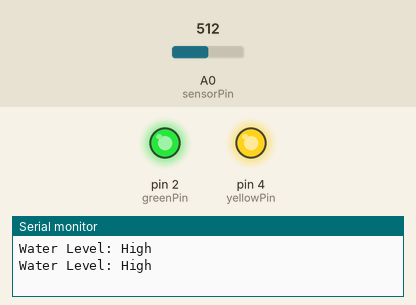
A sketch run on a simulated Arduino Uno, built with avr-gcc and run on an emulated ATmega328P. Shown: output pins drawn as LEDs (lit = HIGH), the last lines printed to the serial monitor. The test bench sets the inputs (shaded band); at power-on: A0 (sensorPin) = 512. Pins used as bus, display or sensor lines are not drawn.

Above: at 1.8 s.
1.9 s: A0 (sensorPin) set to 498
At 2.3 s:
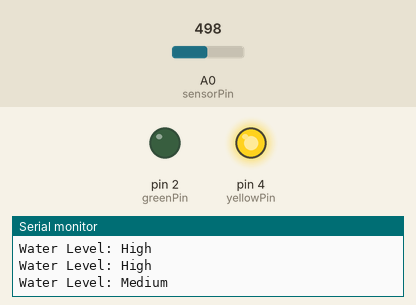
3.5 s: A0 (sensorPin) set to 412
5.2 s: A0 (sensorPin) set to 386
At 6.8 s:
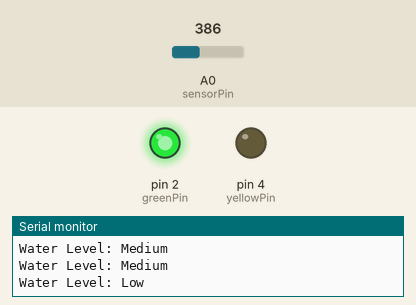
7.5 s: A0 (sensorPin) set to 0
At 9.1 s:
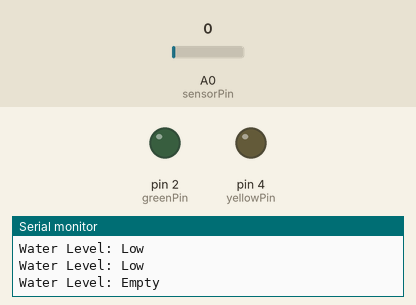
9.5 s: A0 (sensorPin) set to 122
At 11.3 s:
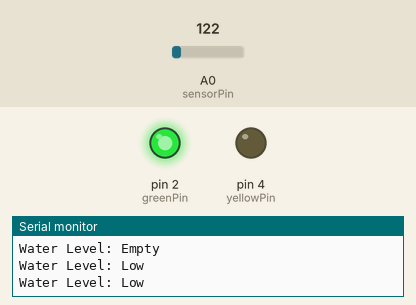
11.6 s: A0 (sensorPin) set to 410
At 12.5 s:
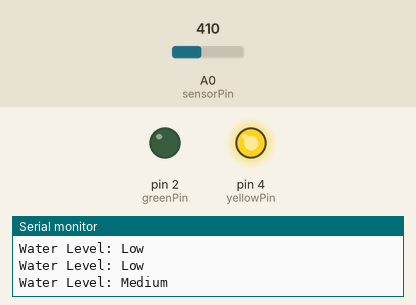
Timing chart, 0 to 14.6 s (numbered marks = the images above; inputs shaded):
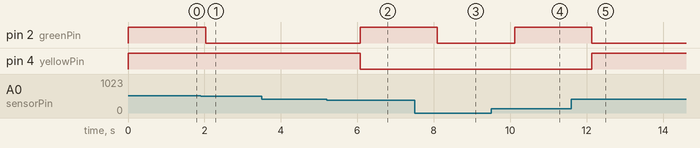

The sketch:

water_level_sensor.ino
```cpp
#define sensorPower 7
#define sensorPin A0
int read_value = 0;
int greenPin=2;
int yellowPin=4;

int lowerThreshold=400;
int upperThreshold=510;
void setup() {
  // put your setup code here, to run once:
  pinMode(sensorPower, OUTPUT);
  pinMode(greenPin, OUTPUT);
  pinMode(yellowPin, OUTPUT);
  digitalWrite(sensorPower, LOW);
  Serial.begin(9600);
  digitalWrite(greenPin,LOW);
  digitalWrite(yellowPin,LOW);
}

void loop() {
  //put your main code here, to run repeatedly:
  int level = readSensor();
  if(level==0){
    Serial.println("Water Level: Empty");
		digitalWrite(yellowPin, LOW);
		digitalWrite(greenPin, LOW);
  }else if (level > 0 && level <= lowerThreshold) {
		Serial.println("Water Level: Low");

		digitalWrite(yellowPin, LOW);
		digitalWrite(greenPin, HIGH);
	}
	else if (level > lowerThreshold && level <= upperThreshold) {
		Serial.println("Water Level: Medium");


    digitalWrite(yellowPin, HIGH);
		digitalWrite(greenPin, LOW);
	}
	else if (level > upperThreshold) {
		Serial.println("Water Level: High");


    digitalWrite(yellowPin, HIGH);
		digitalWrite(greenPin, HIGH);
	}
  // digitalWrite(greenPin,HIGH);
  // digitalWrite(yellowPin,HIGH);
	// delay(1000);
  // digitalWrite(greenPin,LOW);
  // digitalWrite(yellowPin,LOW);
  delay(1000);
}
int readSensor(){
  digitalWrite(sensorPower, HIGH);
  delay(10);
  read_value=analogRead(sensorPin);
  digitalWrite(sensorPower, LOW);
  return read_value;
}
```

Measured:
- the behaviour switches between 511 and 510 on A0 (sensorPin) (found by bisection; images 0 and 1)
- the behaviour switches between 401 and 400 on A0 (sensorPin) (found by bisection; images 1 and 2)
- after the input at 1.9 s, pin 2 (greenPin): HIGH → LOW after 0.13 s
- after the input at 5.2 s, pin 2 (greenPin): LOW → HIGH after 0.87 s; pin 4 (yellowPin): HIGH → LOW after 0.87 s
- after the input at 7.5 s, pin 2 (greenPin): HIGH → LOW after 0.59 s
- after the input at 9.5 s, pin 2 (greenPin): LOW → HIGH after 0.61 s
- after the input at 11.6 s, pin 2 (greenPin): HIGH → LOW after 0.53 s; pin 4 (yellowPin): LOW → HIGH after 0.53 s
